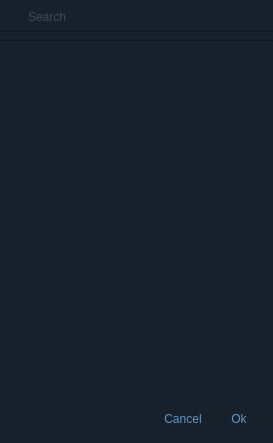
<?xml version="1.0" encoding="UTF-8"?>
<ui version="4.0">
 <class>AddUserToChat</class>
 <widget class="QWidget" name="AddUserToChat">
  <property name="geometry">
   <rect>
    <x>0</x>
    <y>0</y>
    <width>273</width>
    <height>443</height>
   </rect>
  </property>
  <property name="windowTitle">
   <string>Form</string>
  </property>
  <property name="styleSheet">
   <string notr="true">background-color: rgb(23, 33, 43);</string>
  </property>
  <layout class="QVBoxLayout" name="verticalLayout">
   <property name="spacing">
    <number>6</number>
   </property>
   <property name="leftMargin">
    <number>0</number>
   </property>
   <property name="topMargin">
    <number>9</number>
   </property>
   <property name="rightMargin">
    <number>0</number>
   </property>
   <property name="bottomMargin">
    <number>9</number>
   </property>
   <item>
    <layout class="QHBoxLayout" name="horizontalLayout">
     <property name="spacing">
      <number>10</number>
     </property>
     <property name="leftMargin">
      <number>9</number>
     </property>
     <item>
      <widget class="QLabel" name="label">
       <property name="text">
        <string/>
       </property>
       <property name="pixmap">
        <pixmap resource="res.qrc">:/icons/img/icons8-search-16.png</pixmap>
       </property>
      </widget>
     </item>
     <item>
      <widget class="QLineEdit" name="lineEdit">
       <property name="styleSheet">
        <string notr="true">border: 0;
color: rgb(105, 116, 128);</string>
       </property>
       <property name="placeholderText">
        <string>Search</string>
       </property>
      </widget>
     </item>
    </layout>
   </item>
   <item>
    <widget class="Line" name="line">
     <property name="orientation">
      <enum>Qt::Horizontal</enum>
     </property>
    </widget>
   </item>
   <item>
    <widget class="QScrollArea" name="scrollArea">
     <property name="styleSheet">
      <string notr="true">QScrollArea{
	border: none;
}
QScrollBar:vertical {
	background-color: rgb(145, 150, 155);
	border: none;
	border-radius: 5px;
	width: 5px;
}
QScrollBar::sub-line:vertical {
	border-radius: 5px;
}
QScrollBar::add-line:vertical {
	border-radius: 5px;
}
QScrollBar::up-arrow:vertical, QScrollBar::down-arrow:vertical{
	background-color: rgb(63, 71, 80);
	border-radius: 5px;
}
QScrollBar::add-page:vertical, QScrollBar::sub-page:vertical{
	background-color: rgb(63, 71, 80);
	border-radius: 5px;
}

</string>
     </property>
     <property name="widgetResizable">
      <bool>true</bool>
     </property>
     <widget class="QWidget" name="scrollAreaWidgetContents">
      <property name="geometry">
       <rect>
        <x>0</x>
        <y>0</y>
        <width>273</width>
        <height>354</height>
       </rect>
      </property>
      <layout class="QVBoxLayout" name="verticalLayout_3">
       <property name="spacing">
        <number>0</number>
       </property>
       <property name="leftMargin">
        <number>0</number>
       </property>
       <property name="topMargin">
        <number>0</number>
       </property>
       <property name="rightMargin">
        <number>0</number>
       </property>
       <property name="bottomMargin">
        <number>0</number>
       </property>
       <item>
        <layout class="QVBoxLayout" name="buttonsLayout"/>
       </item>
       <item>
        <widget class="Line" name="line_2">
         <property name="orientation">
          <enum>Qt::Horizontal</enum>
         </property>
        </widget>
       </item>
       <item>
        <layout class="QVBoxLayout" name="buttonsLayout2"/>
       </item>
       <item>
        <spacer name="verticalSpacer">
         <property name="orientation">
          <enum>Qt::Vertical</enum>
         </property>
         <property name="sizeHint" stdset="0">
          <size>
           <width>20</width>
           <height>349</height>
          </size>
         </property>
        </spacer>
       </item>
      </layout>
     </widget>
    </widget>
   </item>
   <item>
    <layout class="QHBoxLayout" name="horizontalLayout_2">
     <property name="rightMargin">
      <number>9</number>
     </property>
     <item>
      <spacer name="horizontalSpacer">
       <property name="orientation">
        <enum>Qt::Horizontal</enum>
       </property>
       <property name="sizeHint" stdset="0">
        <size>
         <width>40</width>
         <height>20</height>
        </size>
       </property>
      </spacer>
     </item>
     <item>
      <widget class="QPushButton" name="cancelButton">
       <property name="minimumSize">
        <size>
         <width>50</width>
         <height>30</height>
        </size>
       </property>
       <property name="styleSheet">
        <string notr="true">QPushButton{
background-color: rgb(23, 33, 43);
border: 0;
border-radius: 5px;
color: rgb(99, 150, 203);
font: bold 1.2em &quot;Open Sans&quot;, sans-serif;
}
QPushButton:hover{
background-color: rgb(29, 42, 57);
}

</string>
       </property>
       <property name="text">
        <string>Cancel</string>
       </property>
      </widget>
     </item>
     <item>
      <widget class="QPushButton" name="okButton">
       <property name="minimumSize">
        <size>
         <width>50</width>
         <height>30</height>
        </size>
       </property>
       <property name="styleSheet">
        <string notr="true">QPushButton{
background-color: rgb(23, 33, 43);
border: 0;
border-radius: 5px;
color: rgb(99, 150, 203);
font: bold 1.2em &quot;Open Sans&quot;, sans-serif;
}
QPushButton:hover{
background-color: rgb(29, 42, 57);
}

</string>
       </property>
       <property name="text">
        <string>Ok</string>
       </property>
      </widget>
     </item>
    </layout>
   </item>
  </layout>
 </widget>
 <resources>
  <include location="res.qrc"/>
 </resources>
 <connections/>
</ui>
